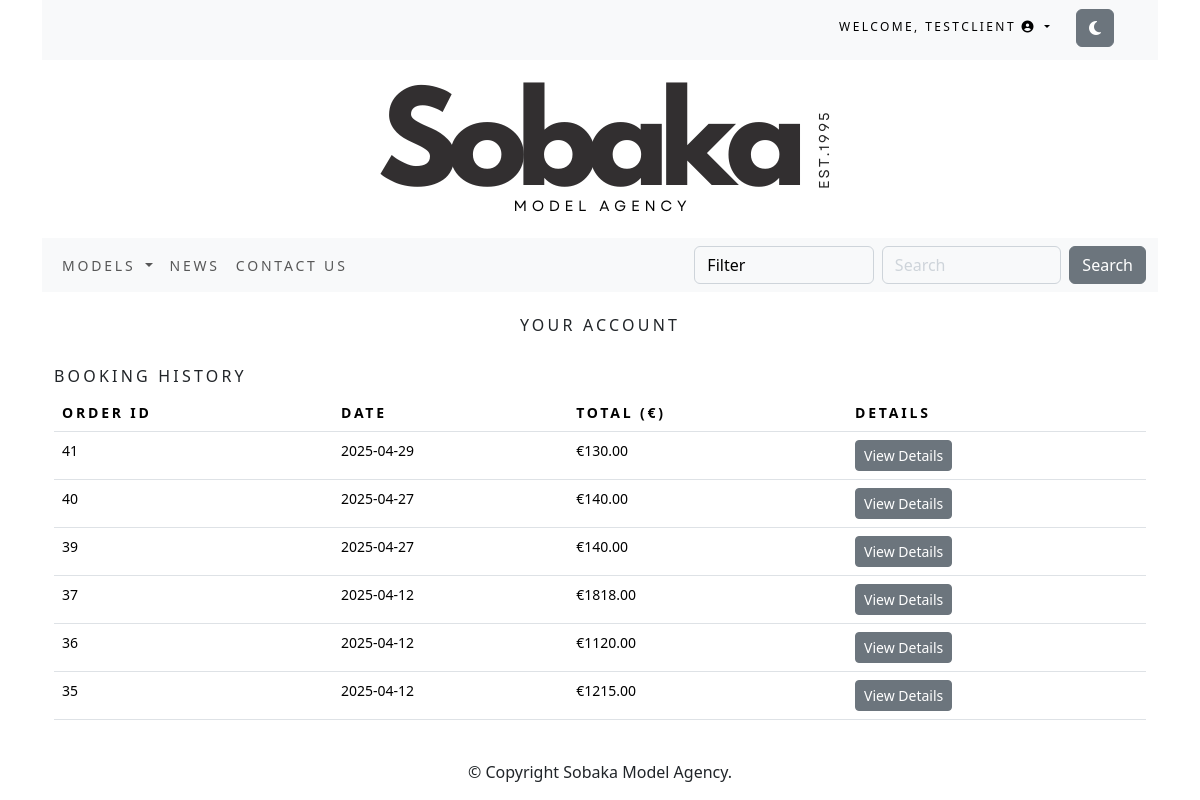
The page /accounts/profile/ (signed in) on the database its author committed.
### accounts/models.py (models this page shows)
class CustomUser(AbstractUser):
    permissions = models.BooleanField(default=False)

### order/models.py (models this page shows, shortened)
class Order(models.Model):
    token = models.CharField(max_length=250, blank=True)
    total = models.DecimalField(max_digits=10, decimal_places=2,
verbose_name='Euro Order Total')
    emailAddress = models.EmailField(max_length=250, blank=True,
verbose_name='Email Address')
    created = models.DateTimeField(auto_now_add=True)
    billingName = models.CharField(max_length=250, blank=True)
    billingAddress1 = models.CharField(max_length=250, blank=True)
    billingCity = models.CharField(max_length=250, blank=True)
    billingPostcode = models.CharField(max_length=10, blank=True)
    billingCountry = models.CharField(max_length=200, blank=True)
    shippingName = models.CharField(max_length=250, blank=True)
    shippingAddress1 = models.CharField(max_length=250, blank=True)
    shippingCity = models.CharField(max_length=250, blank=True)
    shippingPostcode = models.CharField(max_length=10, blank=True)
    shippingCountry = models.CharField(max_length=200, blank=True)
    class Meta:
        db_table = 'Order'
        ordering = ['-created']

### accounts/views.py (the view)
# urls.py: path('profile/', ProfileView.as_view(), name='profile'),
class ProfileView(LoginRequiredMixin, TemplateView):
    template_name = 'profile.html'
    def get_context_data(self, **kwargs):
        context = super().get_context_data(**kwargs)
        user = self.request.user
        user_orders = Order.objects.filter(emailAddress=user.email).order_by('-created')
        context['orders'] = user_orders
        if user.permissions:
            context['news_articles'] = NewsArticle.objects.all()
            context['humans'] = Human.objects.all()
            User = get_user_model()
            context['accounts'] = User.objects.exclude(id=user.id)
            context['vouchers'] = Voucher.objects.all()
        return context

### cart/context_processors.py (called while the page is built)
def counter(request):
    item_count = 0
    if 'admin' in request.path:
        return {}
    else:
        try:
            cart = Cart.objects.filter(cart_id=_cart_id(request))
            cart_items = CartItem.objects.all().filter(cart=cart[:1])
            for cart_item in cart_items:
                item_count += cart_item.duration
        except Cart.DoesNotExist:
            item_count = 0
    return {'item_count':item_count}

### cart/views.py (called while the page is built)
def _cart_id(request):
    cart = request.session.session_key
    if not cart:
        cart = request.session.create()
    return cart

### order/models.py (called while the page is built)
    def sub_total(self):
        return self.duration * self.price

### sobaka/context_processors.py (called while the page is built)
def menu_links(request):
    links = Category.objects.all()
    return {'links':links}

### sobaka/models.py (called while the page is built)
    def get_absolute_url(self):
        return reverse('sobaka:humans_by_category', args=[self.id])

### accounts/templates/profile.html (shortened to what this page needs)
{% extends "base.html" %}
{% load static %}
{% block content %}
<div class="container">
    <br>
    <h1 class="my_title text-center">Your Account</h1>
    <br>
    {% if not user.permissions %}
        <h2 class="my_title">Booking History</h2>
            {% if orders %}
                <table class="table my_custom_table">
                    <thead class="my_custom_thead">
                        <tr>
                            <th>Order ID</th>
                            <th>Date</th>
                            <th>Total (€)</th>
                            <th>Details</th>
                        </tr>
                    </thead>
                    <tbody>
                        {% for order in orders %}
                        <tr>
                            <td>{{ order.id }}</td>
                            <td>{{ order.created|date:"Y-m-d" }}</td>
                            <td>€{{ order.total }}</td>
                            <td>
                                <button class="btn btn-secondary btn-sm" type="button" data-bs-toggle="collapse" data-bs-target="#order-{{ order.id }}" aria-expanded="false" aria-controls="order-{{ order.id }}">
                                    View Details
                                </button>
                            </td>
                        </tr>
                        {% endfor %}
                    </tbody>
                </table>
            {% else %}
                <p>You have no booking history.</p>
            {% endif %}
    {% endif %}
            </div>
            <br>
{% endblock %}

### accounts/templates/top-navbar.html (shortened to what this page needs)
{% load static %}
<div class="container">
    <div class="my_custom_menu">
        <ul>
            {% if user.is_authenticated %}
            <li>
                <a href="#" class="dropdown-toggle" data-bs-toggle="dropdown" aria-haspopup="true" aria-expanded="false">
                    Welcome, {{ user.username }} <i class="fas fa-user-circle"></i>
                </a>
            </li>
            {% endif %}
            <li>
                <button id="theme-toggle" class="btn btn-secondary">
                    <i id="theme-icon" class="fas fa-moon"></i>
                </button>
            </li>
        </ul>
    </div>
</div>

### static/css/custom.css (style rules this page uses)
.my_title { font-size: 16px; text-transform: uppercase; letter-spacing: .2em; }
.my_custom_menu { text-align: right !important; }
.my_custom_menu ul li { list-style: none; color: #000; text-transform: uppercase; letter-spacing: .2em; font-size: 12px; padding-right: 20px; display: inline; }
.my_custom_menu ul li a { text-decoration: none; color: #000; list-style: none; text-transform: uppercase; letter-spacing: .2em; font-size: 12px; }
.my_custom_table { min-width: 400px; font-size: 14px; }
.my_custom_thead { font-weight: normal; text-transform: uppercase; letter-spacing: .2em; background-color: #f8f9fa!important; }

### rows shown on the page
CustomUser: username "TESTCLIENT"
Order: id "41", created "2025-04-29", total "130.00"
Order: id "40", created "2025-04-27", total "140.00"
Order: id "39", created "2025-04-27", total "140.00"
Order: id "37", created "2025-04-12", total "1818.00"
Order: id "36", created "2025-04-12", total "1120.00"
Order: id "35", created "2025-04-12", total "1215.00"
